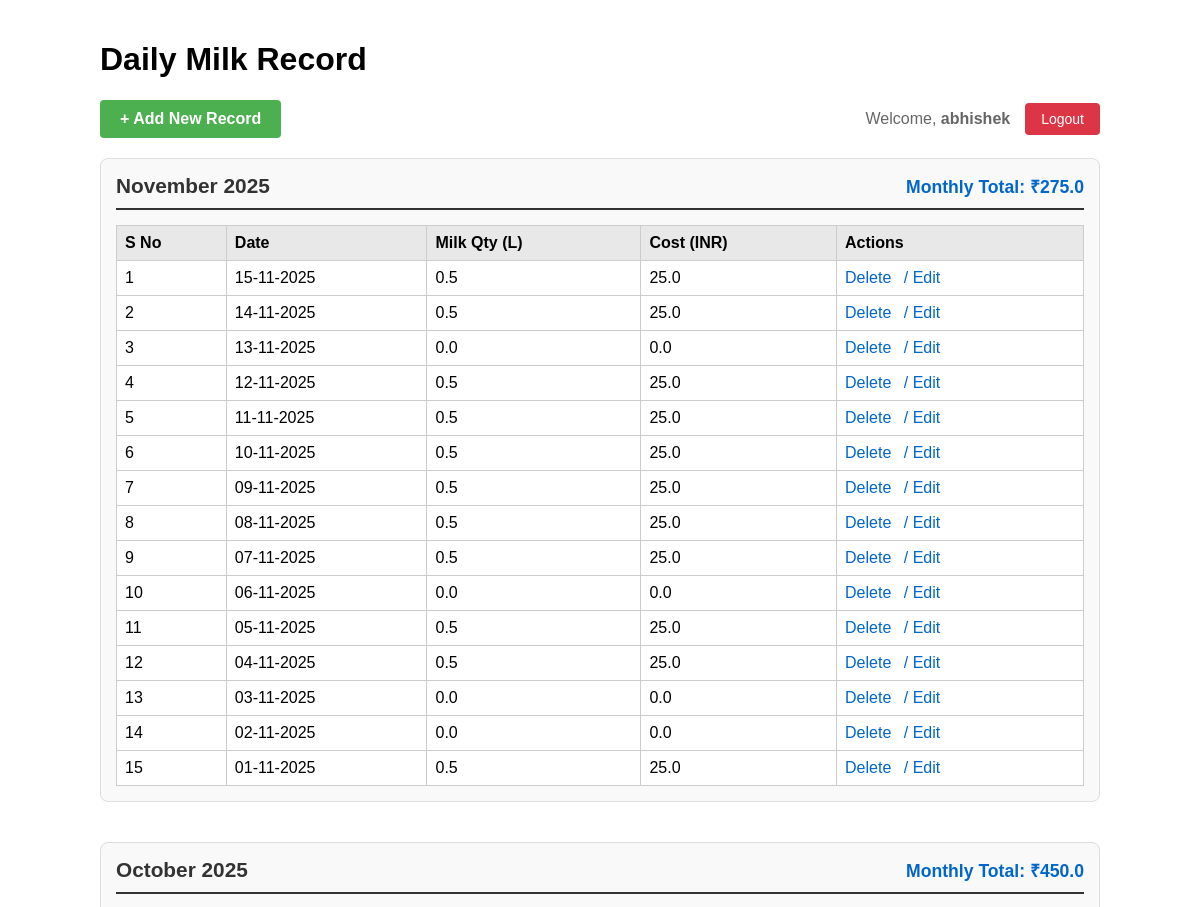
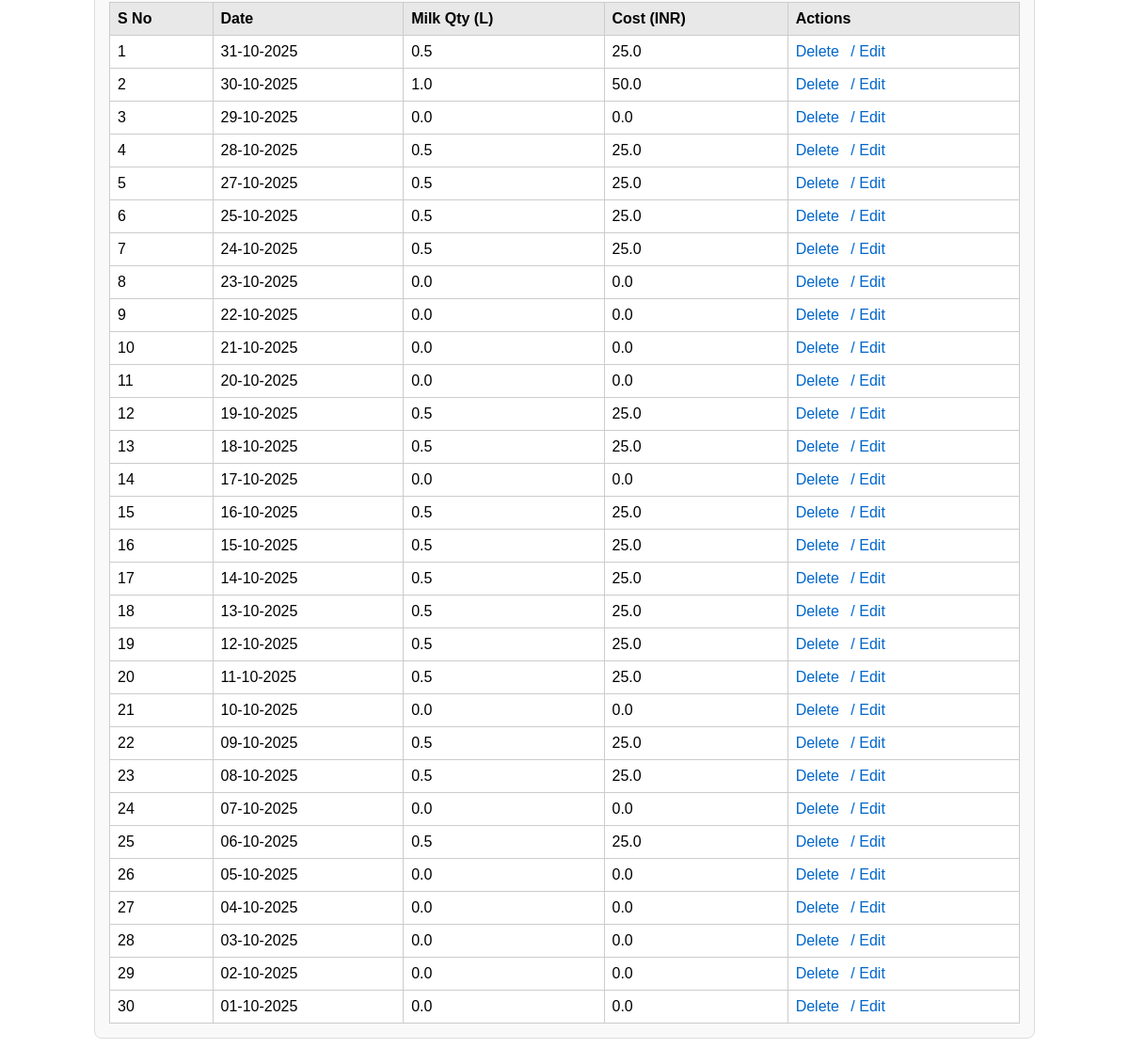
Screenshot of / (signed in) with the database file from the repository (2 pictures, top to bottom).
### app.py (models this page shows)
class Milk(db.Model):
    __tablename__ = 'milk'
    id: Mapped[int] = mapped_column(Integer, primary_key=True)
    date: Mapped[str] = mapped_column(String(250), nullable=True, index=True)
    milk_qty: Mapped[float] = mapped_column(Float, nullable=True)
    cost: Mapped[float] = mapped_column(Float, nullable=True)
    month_year: Mapped[str] = mapped_column(String(50), nullable=True, index=True)
    user_id: Mapped[int] = mapped_column(Integer, ForeignKey('user.id'), nullable=False, index=True)
    user = relationship('User', back_populates='milk_records')

### app.py (the view)
@app.route('/')
@login_required
def home():
    user_id = session.get('user_id')
    with app.app_context():
        result = db.session.execute(
            db.select(Milk)
            .filter_by(user_id=user_id)
            .order_by(Milk.date.desc(), Milk.id.desc())
        )
        milk_data = list(result.scalars())
        monthly_data = defaultdict(list)
        for record in milk_data:
            if record.month_year:
                monthly_data[record.month_year].append(record)
        monthly_totals = {}
        for month, records in monthly_data.items():
            monthly_totals[month] = sum((r.cost or 0.0) for r in records)
        sorted_months = sorted(monthly_data.keys(), key=lambda x: dt.datetime.strptime(x, "%m-%Y"), reverse=True)
        total_cost_all = sum((m.cost or 0.0) for m in milk_data)
    return render_template("index.html",
                         monthly_data=monthly_data,
                         sorted_months=sorted_months,
                         monthly_totals=monthly_totals,
                         total=total_cost_all,
                         username=session.get('username'))

### app.py (called while the page is built)
def login_required(f):
    @wraps(f)
    def decorated_function(*args, **kwargs):
        if 'user_id' not in session:
            flash('Please login to access this page', 'error')
            return redirect(url_for('login'))
        return f(*args, **kwargs)
    return decorated_function

### templates/index.html (shortened to what this page needs)
<!DOCTYPE html>
<html lang="en">
<head>
</head>
<body>
<h1>Daily Milk Record</h1>
<div class="header">
    <a href="{{ url_for('add') }}" class="add-button">+ Add New Record</a>
    <div style="display: flex; gap: 15px; align-items: center;">
        <span style="color: #666;">Welcome, <strong>{{ username }}</strong></span>
        <a href="{{ url_for('logout') }}" style="background: #dc3545; color: white; padding: 8px 16px; text-decoration: none; border-radius: 4px; font-size: 14px;">Logout</a>
    </div>
  </div>
{% if sorted_months == [] %}
  <p>Database is empty. Add your first record!</p>
{% else %}
  {% for month in sorted_months %}
  <div class="month-section">
    <div class="month-header">
      <span class="month-title">
        {% set parts = month.split('-') %}
        {% if parts|length == 2 %}
          {% set month_names = ['', 'January', 'February', 'March', 'April', 'May', 'June',
                                'July', 'August', 'September', 'October', 'November', 'December'] %}
          {{ month_names[parts[0]|int] }} {{ parts[1] }}
        {% else %}
          {{ month }}
        {% endif %}
      </span>
      <span class="month-total">Monthly Total: ₹{{ monthly_totals[month] | round(2) }}</span>
    </div>
    <table>
      <thead>
        <tr>
          <th>S No</th>
          <th>Date</th>
          <th>Milk Qty (L)</th>
          <th>Cost (INR)</th>
          <th>Actions</th>
        </tr>
      </thead>
      <tbody>
        {% for data in monthly_data[month] %}
        <tr>
          <td>{{ loop.index }}</td>
          <td>{{ data.date }}</td>
          <td>{{ data.milk_qty }}</td>
          <td>{{ data.cost }}</td>
          <td class="actions">
            <a href="{{ url_for('delete_data', id=data.id) }}"
               onclick="return confirm('Delete this record?')">Delete</a>
            <a href="{{ url_for('edit', id=data.id) }}">/ Edit</a>
          </td>
        </tr>
        {% endfor %}
      </tbody>
    </table>
  </div>
  {% endfor %}
{% endif %}
</body>
</html>

### templates/index.html (style rules this page uses)
body { font-family: Arial, sans-serif; padding: 20px; max-width: 1000px; margin: 0 auto; }
.header { display: flex; justify-content: space-between; align-items: center; margin-bottom: 20px; }
.month-section { margin-bottom: 40px; border: 1px solid #ddd; border-radius: 8px; padding: 15px; background: #f9f9f9; }
.month-header { display: flex; justify-content: space-between; align-items: center; margin-bottom: 15px; padding-bottom: 10px; border-bottom: 2px solid #333; }
.month-title { font-size: 1.3em; font-weight: bold; color: #333; }
.month-total { font-size: 1.1em; color: #0066cc; font-weight: bold; }
table { border-collapse: collapse; width: 100%; background: white; }
th, td { border: 1px solid #ccc; padding: 8px; text-align: left; }
th { background: #e8e8e8; font-weight: bold; }
.actions a { margin-right: 8px; color: #0066cc; text-decoration: none; }
.add-button { background: #4CAF50; color: white; padding: 10px 20px; text-decoration: none; border-radius: 4px; font-weight: bold; }

### rows the page displays
Milk: month_names "November", parts "2025", month_year "275.0", date "15-11-2025", milk_qty "0.5", cost "25.0"
Milk: date "14-11-2025", milk_qty "0.5", cost "25.0"
Milk: date "13-11-2025", milk_qty "0.0", cost "0.0"
Milk: date "12-11-2025", milk_qty "0.5", cost "25.0"
Milk: date "11-11-2025", milk_qty "0.5", cost "25.0"
Milk: date "10-11-2025", milk_qty "0.5", cost "25.0"
Milk: date "09-11-2025", milk_qty "0.5", cost "25.0"
Milk: date "08-11-2025", milk_qty "0.5", cost "25.0"
Milk: date "07-11-2025", milk_qty "0.5", cost "25.0"
Milk: date "06-11-2025", milk_qty "0.0", cost "0.0"
Milk: date "05-11-2025", milk_qty "0.5", cost "25.0"
Milk: date "04-11-2025", milk_qty "0.5", cost "25.0"
Milk: date "03-11-2025", milk_qty "0.0", cost "0.0"
Milk: date "02-11-2025", milk_qty "0.0", cost "0.0"
Milk: date "01-11-2025", milk_qty "0.5", cost "25.0"
Milk: month_names "October", parts "2025", month_year "450.0", date "31-10-2025", milk_qty "0.5", cost "25.0"
Milk: date "30-10-2025", milk_qty "1.0", cost "50.0"
Milk: date "29-10-2025", milk_qty "0.0", cost "0.0"
Milk: date "28-10-2025", milk_qty "0.5", cost "25.0"
Milk: date "27-10-2025", milk_qty "0.5", cost "25.0"
Milk: date "25-10-2025", milk_qty "0.5", cost "25.0"
Milk: date "24-10-2025", milk_qty "0.5", cost "25.0"
Milk: date "23-10-2025", milk_qty "0.0", cost "0.0"
Milk: date "22-10-2025", milk_qty "0.0", cost "0.0"
Milk: date "21-10-2025", milk_qty "0.0", cost "0.0"
Milk: date "20-10-2025", milk_qty "0.0", cost "0.0"
Milk: date "19-10-2025", milk_qty "0.5", cost "25.0"
Milk: date "18-10-2025", milk_qty "0.5", cost "25.0"
Milk: date "17-10-2025", milk_qty "0.0", cost "0.0"
Milk: date "16-10-2025", milk_qty "0.5", cost "25.0"
Milk: date "15-10-2025", milk_qty "0.5", cost "25.0"
Milk: date "14-10-2025", milk_qty "0.5", cost "25.0"
Milk: date "13-10-2025", milk_qty "0.5", cost "25.0"
Milk: date "12-10-2025", milk_qty "0.5", cost "25.0"
Milk: date "11-10-2025", milk_qty "0.5", cost "25.0"
Milk: date "10-10-2025", milk_qty "0.0", cost "0.0"
Milk: date "09-10-2025", milk_qty "0.5", cost "25.0"
Milk: date "08-10-2025", milk_qty "0.5", cost "25.0"
Milk: date "07-10-2025", milk_qty "0.0", cost "0.0"
Milk: date "06-10-2025", milk_qty "0.5", cost "25.0"
Milk: date "05-10-2025", milk_qty "0.0", cost "0.0"
Milk: date "04-10-2025", milk_qty "0.0", cost "0.0"
Milk: date "03-10-2025", milk_qty "0.0", cost "0.0"
Milk: date "02-10-2025", milk_qty "0.0", cost "0.0"
Milk: date "01-10-2025", milk_qty "0.0", cost "0.0"

### other values shown
{{ username }} "abhishek"
